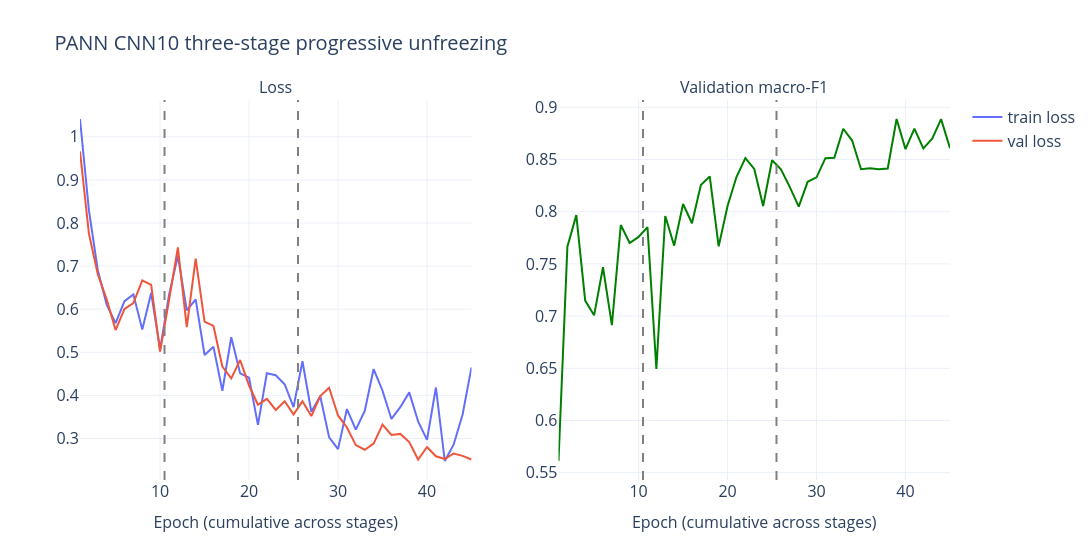

The notebook cell this image was saved under:
### Code cell
# Put the three stages onto a single epoch axis
rows = []
offset = 0
boundaries = []

for stage_name, hist in pann_hist.items():
    for i, (tl, vl, vf) in enumerate(zip(hist["train_loss"],
                                          hist["val_loss"],
                                          hist["val_f1"])):
        rows.append({"epoch": offset + i + 1, "stage": stage_name,
                     "train_loss": tl, "val_loss": vl, "val_f1": vf})
    offset += len(hist["train_loss"])
    boundaries.append(offset)

pann_df = pd.DataFrame(rows)

fig = make_subplots(rows=1, cols=2, subplot_titles=["Loss", "Validation macro-F1"])
fig.add_trace(go.Scatter(x=pann_df["epoch"], y=pann_df["train_loss"], name="train loss"), row=1, col=1)
fig.add_trace(go.Scatter(x=pann_df["epoch"], y=pann_df["val_loss"], name="val loss"), row=1, col=1)
fig.add_trace(go.Scatter(x=pann_df["epoch"], y=pann_df["val_f1"], name="val F1",
                         showlegend=False, line=dict(color="green")), row=1, col=2)

for b in boundaries[:-1]:
    fig.add_vline(x=b + 0.5, line_dash="dash", line_color="grey", row=1, col=1)
    fig.add_vline(x=b + 0.5, line_dash="dash", line_color="grey", row=1, col=2)

fig.update_layout(title="PANN CNN10 three-stage progressive unfreezing", width=1500)
fig.update_xaxes(title_text="Epoch (cumulative across stages)")
fig.write_image("figures/pann_curves.png", scale=3)
fig.show()

### Figure 1 — Plotly figure (JSON) as saved in the notebook; plotly's stock layout.template omitted (floating-point values rounded to 4 significant figures)
{"data": [{"name": "train loss", "type": "scatter", "x": [1, 2, 3, 4, 5, 6, 7, 8, 9, 10, 11, 12, 13, 14, 15, 16, 17, 18, 19, 20, 21, 22, 23, 24, 25, 26, 27, 28, 29, 30, 31, 32, 33, 34, 35, 36, 37, 38, 39, 40, 41, 42, 43, 44, 45], "xaxis": "x", "y": [1.041, 0.8297, 0.6905, 0.6106, 0.5678, 0.6187, 0.6344, 0.5527, 0.6376, 0.5066, 0.6327, 0.724, 0.5973, 0.6229, 0.4937, 0.5126, 0.4108, 0.5349, 0.451, 0.441, 0.3315, 0.4514, 0.4469, 0.4259, 0.3727, 0.4793, 0.3621, 0.3981, 0.3026, 0.2752, 0.3682, 0.3205, 0.3639, 0.4611, 0.4108, 0.3453, 0.3726, 0.407, 0.3394, 0.2966, 0.4182, 0.2477, 0.2861, 0.3557, 0.4651], "yaxis": "y"}, {"name": "val loss", "type": "scatter", "x": [1, 2, 3, 4, 5, 6, 7, 8, 9, 10, 11, 12, 13, 14, 15, 16, 17, 18, 19, 20, 21, 22, 23, 24, 25, 26, 27, 28, 29, 30, 31, 32, 33, 34, 35, 36, 37, 38, 39, 40, 41, 42, 43, 44, 45], "xaxis": "x", "y": [0.966, 0.7757, 0.6811, 0.6227, 0.5516, 0.6008, 0.6143, 0.6668, 0.6566, 0.5014, 0.6198, 0.7432, 0.5583, 0.7174, 0.5712, 0.5612, 0.4669, 0.4394, 0.482, 0.4228, 0.3782, 0.392, 0.3662, 0.3865, 0.3559, 0.3862, 0.3519, 0.3983, 0.4177, 0.3535, 0.3256, 0.2846, 0.2738, 0.2879, 0.332, 0.3081, 0.3106, 0.2917, 0.2513, 0.2803, 0.2586, 0.2525, 0.2652, 0.2597, 0.2513], "yaxis": "y"}, {"line": {"color": "green"}, "name": "val F1", "showlegend": false, "type": "scatter", "x": [1, 2, 3, 4, 5, 6, 7, 8, 9, 10, 11, 12, 13, 14, 15, 16, 17, 18, 19, 20, 21, 22, 23, 24, 25, 26, 27, 28, 29, 30, 31, 32, 33, 34, 35, 36, 37, 38, 39, 40, 41, 42, 43, 44, 45], "xaxis": "x2", "y": [0.5612, 0.7666, 0.7967, 0.7148, 0.7007, 0.7468, 0.6913, 0.7872, 0.7701, 0.7759, 0.7852, 0.6493, 0.7959, 0.7675, 0.8074, 0.789, 0.8256, 0.8338, 0.7668, 0.8054, 0.8332, 0.8513, 0.841, 0.8054, 0.8493, 0.8407, 0.8235, 0.8049, 0.8287, 0.833, 0.8513, 0.8517, 0.8795, 0.8682, 0.8407, 0.8417, 0.8407, 0.8414, 0.8888, 0.8599, 0.8795, 0.8606, 0.8699, 0.8887, 0.8608], "yaxis": "y2"}], "layout": {"annotations": [{"font": {"size": 16}, "showarrow": false, "text": "Loss", "x": 0.225, "xanchor": "center", "xref": "paper", "y": 1, "yanchor": "bottom", "yref": "paper"}, {"font": {"size": 16}, "showarrow": false, "text": "Validation macro-F1", "x": 0.775, "xanchor": "center", "xref": "paper", "y": 1, "yanchor": "bottom", "yref": "paper"}], "shapes": [{"line": {"color": "grey", "dash": "dash"}, "type": "line", "x0": 10.5, "x1": 10.5, "xref": "x", "y0": 0, "y1": 1, "yref": "y domain"}, {"line": {"color": "grey", "dash": "dash"}, "type": "line", "x0": 10.5, "x1": 10.5, "xref": "x2", "y0": 0, "y1": 1, "yref": "y2 domain"}, {"line": {"color": "grey", "dash": "dash"}, "type": "line", "x0": 25.5, "x1": 25.5, "xref": "x", "y0": 0, "y1": 1, "yref": "y domain"}, {"line": {"color": "grey", "dash": "dash"}, "type": "line", "x0": 25.5, "x1": 25.5, "xref": "x2", "y0": 0, "y1": 1, "yref": "y2 domain"}], "title": {"text": "PANN CNN10 three-stage progressive unfreezing"}, "width": 1500, "xaxis": {"anchor": "y", "domain": [0, 0.45], "title": {"text": "Epoch (cumulative across stages)"}}, "xaxis2": {"anchor": "y2", "domain": [0.55, 1], "title": {"text": "Epoch (cumulative across stages)"}}, "yaxis": {"anchor": "x", "domain": [0, 1]}, "yaxis2": {"anchor": "x2", "domain": [0, 1]}}}
